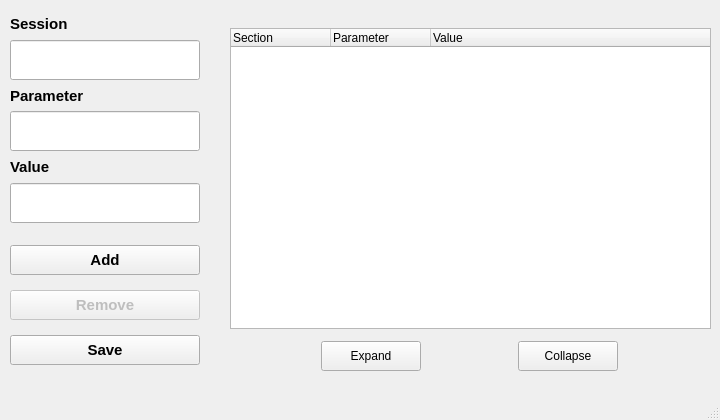
<?xml version="1.0" encoding="UTF-8"?>
<ui version="4.0">
 <class>brisaConfGuiClass</class>
 <widget class="QMainWindow" name="brisaConfGuiClass">
  <property name="windowModality">
   <enum>Qt::ApplicationModal</enum>
  </property>
  <property name="geometry">
   <rect>
    <x>0</x>
    <y>0</y>
    <width>720</width>
    <height>420</height>
   </rect>
  </property>
  <property name="minimumSize">
   <size>
    <width>720</width>
    <height>420</height>
   </size>
  </property>
  <property name="maximumSize">
   <size>
    <width>850</width>
    <height>480</height>
   </size>
  </property>
  <property name="windowTitle">
   <string>Brisa Configuration</string>
  </property>
  <property name="styleSheet">
   <string notr="true"/>
  </property>
  <widget class="QWidget" name="centralwidget">
   <widget class="QWidget" name="layoutWidget">
    <property name="geometry">
     <rect>
      <x>10</x>
      <y>230</y>
      <width>201</width>
      <height>151</height>
     </rect>
    </property>
    <layout class="QVBoxLayout" name="verticalLayout_2">
     <property name="spacing">
      <number>0</number>
     </property>
     <property name="sizeConstraint">
      <enum>QLayout::SetNoConstraint</enum>
     </property>
     <item>
      <widget class="QPushButton" name="pushButtonAdd">
       <property name="sizePolicy">
        <sizepolicy hsizetype="Preferred" vsizetype="Preferred">
         <horstretch>0</horstretch>
         <verstretch>20</verstretch>
        </sizepolicy>
       </property>
       <property name="maximumSize">
        <size>
         <width>190</width>
         <height>30</height>
        </size>
       </property>
       <property name="font">
        <font>
         <pointsize>11</pointsize>
         <weight>75</weight>
         <bold>true</bold>
        </font>
       </property>
       <property name="styleSheet">
        <string notr="true"/>
       </property>
       <property name="text">
        <string>Add</string>
       </property>
      </widget>
     </item>
     <item>
      <widget class="QPushButton" name="pushButtonRemove">
       <property name="enabled">
        <bool>false</bool>
       </property>
       <property name="sizePolicy">
        <sizepolicy hsizetype="Preferred" vsizetype="Preferred">
         <horstretch>0</horstretch>
         <verstretch>20</verstretch>
        </sizepolicy>
       </property>
       <property name="maximumSize">
        <size>
         <width>190</width>
         <height>30</height>
        </size>
       </property>
       <property name="font">
        <font>
         <pointsize>11</pointsize>
         <weight>75</weight>
         <bold>true</bold>
        </font>
       </property>
       <property name="text">
        <string>Remove</string>
       </property>
      </widget>
     </item>
     <item>
      <widget class="QPushButton" name="pushButtonSave">
       <property name="sizePolicy">
        <sizepolicy hsizetype="Preferred" vsizetype="Preferred">
         <horstretch>0</horstretch>
         <verstretch>20</verstretch>
        </sizepolicy>
       </property>
       <property name="maximumSize">
        <size>
         <width>190</width>
         <height>30</height>
        </size>
       </property>
       <property name="font">
        <font>
         <pointsize>11</pointsize>
         <weight>75</weight>
         <bold>true</bold>
        </font>
       </property>
       <property name="text">
        <string>Save</string>
       </property>
      </widget>
     </item>
    </layout>
   </widget>
   <widget class="QWidget" name="layoutWidget">
    <property name="geometry">
     <rect>
      <x>230</x>
      <y>340</y>
      <width>481</width>
      <height>32</height>
     </rect>
    </property>
    <layout class="QHBoxLayout" name="horizontalLayout_4">
     <item>
      <widget class="QPushButton" name="expandButton">
       <property name="maximumSize">
        <size>
         <width>100</width>
         <height>30</height>
        </size>
       </property>
       <property name="toolTip">
        <string>Expand All Sections</string>
       </property>
       <property name="text">
        <string>Expand</string>
       </property>
       <property name="icon">
        <iconset>
         <normaloff>../../../../../../usr/share/pixmaps/plusc2.png</normaloff>../../../../../../usr/share/pixmaps/plusc2.png</iconset>
       </property>
      </widget>
     </item>
     <item>
      <widget class="QPushButton" name="collapseButton">
       <property name="maximumSize">
        <size>
         <width>100</width>
         <height>30</height>
        </size>
       </property>
       <property name="toolTip">
        <string>Collapse All Sections</string>
       </property>
       <property name="text">
        <string>Collapse</string>
       </property>
       <property name="icon">
        <iconset>
         <normaloff>../../../../../../usr/share/pixmaps/minusc2.png</normaloff>../../../../../../usr/share/pixmaps/minusc2.png</iconset>
       </property>
      </widget>
     </item>
    </layout>
   </widget>
   <widget class="QWidget" name="layoutWidget">
    <property name="geometry">
     <rect>
      <x>230</x>
      <y>10</y>
      <width>483</width>
      <height>338</height>
     </rect>
    </property>
    <layout class="QVBoxLayout" name="verticalLayout">
     <item>
      <widget class="QTreeWidget" name="treeWidget">
       <property name="minimumSize">
        <size>
         <width>481</width>
         <height>301</height>
        </size>
       </property>
       <property name="maximumSize">
        <size>
         <width>481</width>
         <height>301</height>
        </size>
       </property>
       <column>
        <property name="text">
         <string>Section</string>
        </property>
       </column>
       <column>
        <property name="text">
         <string>Parameter</string>
        </property>
       </column>
       <column>
        <property name="text">
         <string>Value</string>
        </property>
       </column>
      </widget>
     </item>
    </layout>
   </widget>
   <widget class="QWidget" name="layoutWidget">
    <property name="geometry">
     <rect>
      <x>10</x>
      <y>14</y>
      <width>192</width>
      <height>209</height>
     </rect>
    </property>
    <layout class="QVBoxLayout" name="verticalLayout_3">
     <item>
      <widget class="QLabel" name="label1Session">
       <property name="font">
        <font>
         <pointsize>11</pointsize>
         <weight>75</weight>
         <bold>true</bold>
        </font>
       </property>
       <property name="text">
        <string>Session</string>
       </property>
      </widget>
     </item>
     <item>
      <widget class="QLineEdit" name="lineEditSection">
       <property name="minimumSize">
        <size>
         <width>190</width>
         <height>40</height>
        </size>
       </property>
       <property name="maximumSize">
        <size>
         <width>190</width>
         <height>40</height>
        </size>
       </property>
       <property name="font">
        <font>
         <pointsize>8</pointsize>
        </font>
       </property>
      </widget>
     </item>
     <item>
      <widget class="QLabel" name="label1Parameter">
       <property name="font">
        <font>
         <pointsize>11</pointsize>
         <weight>75</weight>
         <bold>true</bold>
        </font>
       </property>
       <property name="text">
        <string>Parameter</string>
       </property>
      </widget>
     </item>
     <item>
      <widget class="QLineEdit" name="lineEditParameter">
       <property name="minimumSize">
        <size>
         <width>190</width>
         <height>40</height>
        </size>
       </property>
       <property name="maximumSize">
        <size>
         <width>190</width>
         <height>40</height>
        </size>
       </property>
       <property name="font">
        <font>
         <pointsize>8</pointsize>
        </font>
       </property>
      </widget>
     </item>
     <item>
      <widget class="QLabel" name="labelValue">
       <property name="font">
        <font>
         <pointsize>11</pointsize>
         <weight>75</weight>
         <bold>true</bold>
        </font>
       </property>
       <property name="text">
        <string>Value</string>
       </property>
      </widget>
     </item>
     <item>
      <widget class="QLineEdit" name="lineEditValue">
       <property name="minimumSize">
        <size>
         <width>190</width>
         <height>40</height>
        </size>
       </property>
       <property name="maximumSize">
        <size>
         <width>190</width>
         <height>40</height>
        </size>
       </property>
       <property name="font">
        <font>
         <pointsize>8</pointsize>
        </font>
       </property>
      </widget>
     </item>
    </layout>
   </widget>
  </widget>
  <widget class="QMenuBar" name="menubar">
   <property name="geometry">
    <rect>
     <x>0</x>
     <y>0</y>
     <width>720</width>
     <height>25</height>
    </rect>
   </property>
  </widget>
  <widget class="QStatusBar" name="statusbar"/>
 </widget>
 <tabstops>
  <tabstop>lineEditSection</tabstop>
  <tabstop>lineEditParameter</tabstop>
  <tabstop>lineEditValue</tabstop>
  <tabstop>pushButtonAdd</tabstop>
  <tabstop>pushButtonSave</tabstop>
  <tabstop>treeWidget</tabstop>
  <tabstop>collapseButton</tabstop>
  <tabstop>pushButtonRemove</tabstop>
 </tabstops>
 <resources/>
 <connections/>
</ui>
